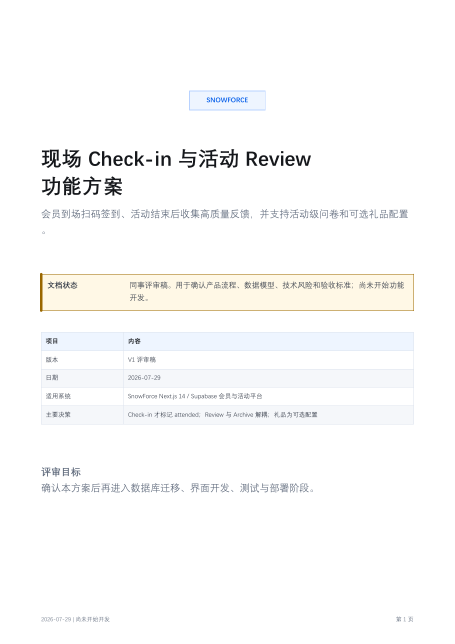
#> input picture tmp/pdfs/rendered/page-01.png, 910 x 1287 px (shown at 1/2 size); its folder holds only this picture in this run
$ python build_contact_sheet.py
#> lines starting #> are read from the running program, lines starting #| are printed output that depends on the picture
from math import ceil
from pathlib import Path

from PIL import Image, ImageDraw


files = sorted(Path("tmp/pdfs/rendered").glob("page-*.png"))
thumbs = []
width = 420
gap = 18
label_height = 28

for index, file_path in enumerate(files):
    image = Image.open(file_path).convert("RGB")
#> image is the input picture: PIL image 910x1287 RGB; mean R, G, B 250.4, 250.5, 250.2
    height = round(image.height * width / image.width)
#> height = 594
    image = image.resize((width, height))
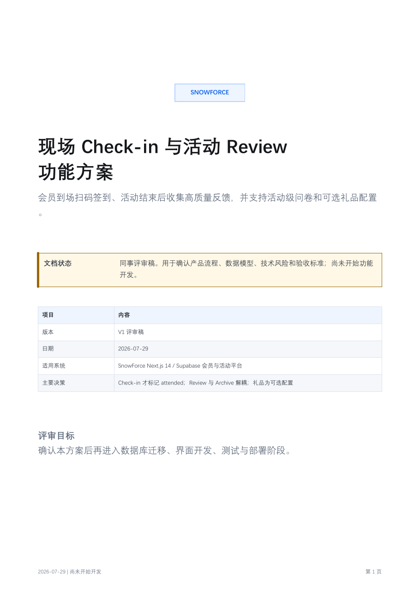
#> image: PIL image 420x594 RGB; mean R, G, B 250.3, 250.4, 250.1
    canvas = Image.new("RGB", (width, height + label_height), "white")
#> canvas: PIL image 420x622 RGB; every value is 255
    canvas.paste(image, (0, label_height))
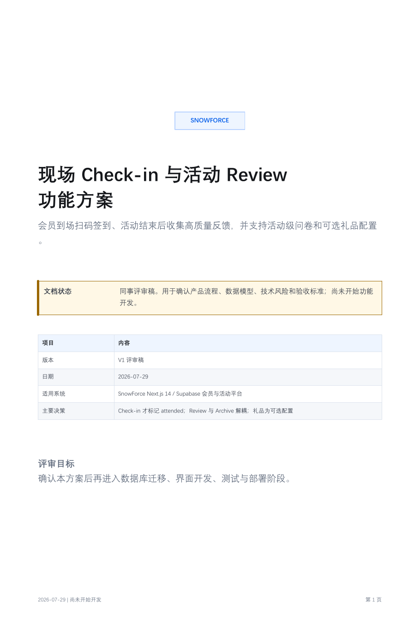
#> canvas: PIL image 420x622 RGB; mean R, G, B 250.5, 250.6, 250.3
    ImageDraw.Draw(canvas).text((8, 6), f"Page {index + 1}", fill="black")
    thumbs.append(canvas)

columns = 3
rows = ceil(len(thumbs) / columns)
#> rows = 1
cell_height = max(image.height for image in thumbs)
#> cell_height = 622
sheet = Image.new(
    "RGB",
    (columns * width + (columns + 1) * gap, rows * cell_height + (rows + 1) * gap),
    (225, 229, 236),
)
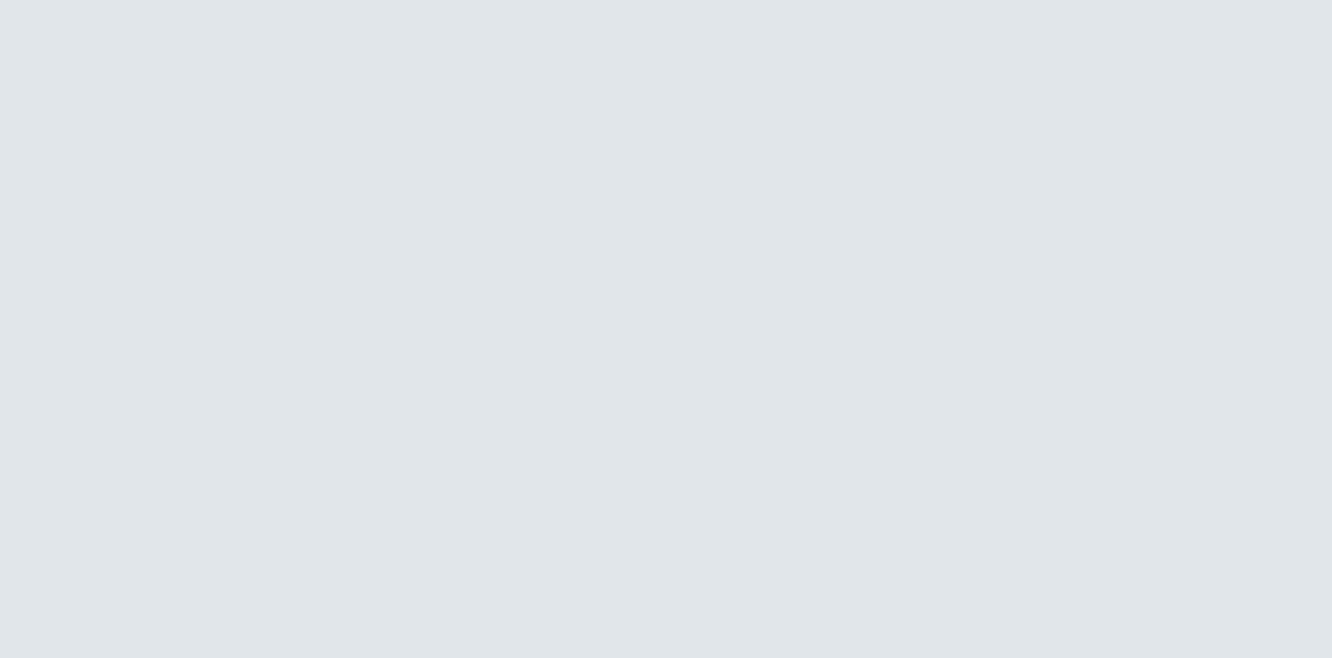
#> sheet: PIL image 1332x658 RGB; mean R, G, B 225, 229, 236

for index, image in enumerate(thumbs):
    x = gap + (index % columns) * (width + gap)
    y = gap + (index // columns) * (cell_height + gap)
    sheet.paste(image, (x, y))
#> this loop made 1 pass
#> (x, y) on pass 1: (18, 18)
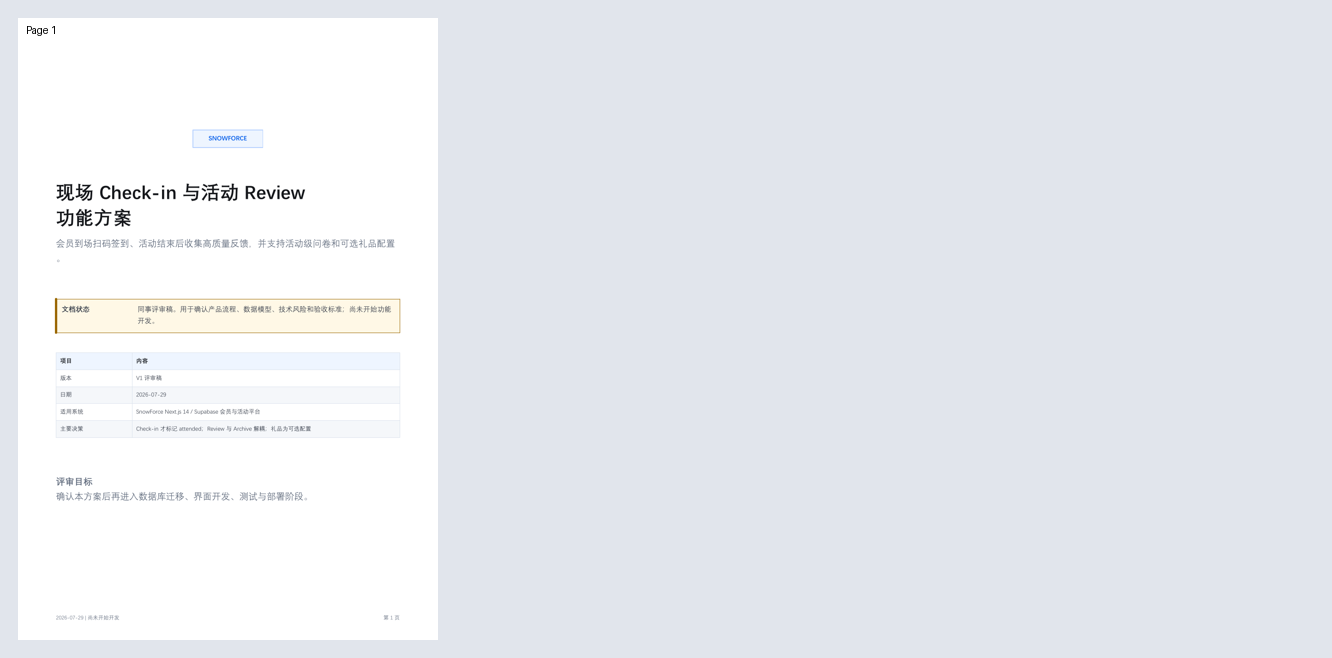
#> sheet: PIL image 1332x658 RGB; mean R, G, B 232.6, 235.4, 240.3

sheet.save("tmp/pdfs/rendered/contact-sheet.png")

$ run again, on tmp/pdfs/rendered/page-05.png
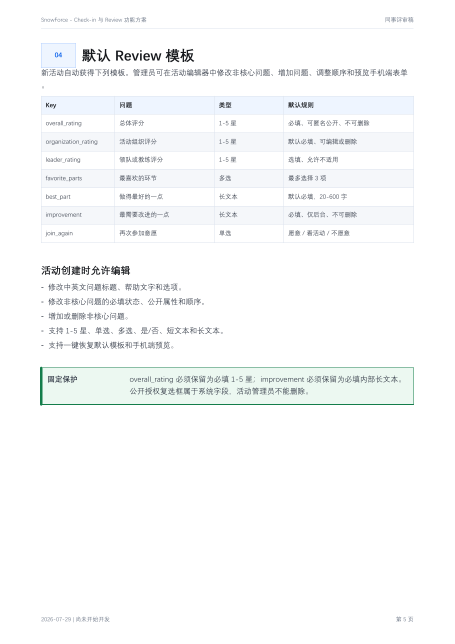
#> input picture tmp/pdfs/rendered/page-05.png, 910 x 1287 px (shown at 1/2 size)
#> image is the input picture: PIL image 910x1287 RGB; mean R, G, B 248.8, 250, 250.3
#> image: PIL image 420x594 RGB
#> `canvas.paste(image, (0, label_height))`:
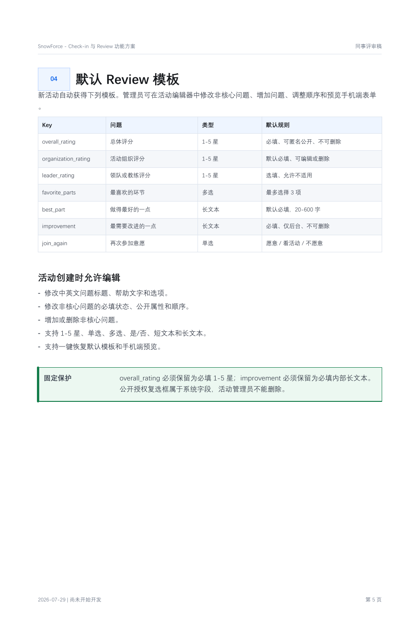
#> canvas: PIL image 420x622 RGB; mean R, G, B 249, 250.2, 250.5
#> rows = 1
#> cell_height = 622
#> the loop `for index, image in enumerate(thumbs):` made 1 pass
#> (x, y) on pass 1: (18, 18)
#> after the loop `for index, image in enumerate(thumbs):`:
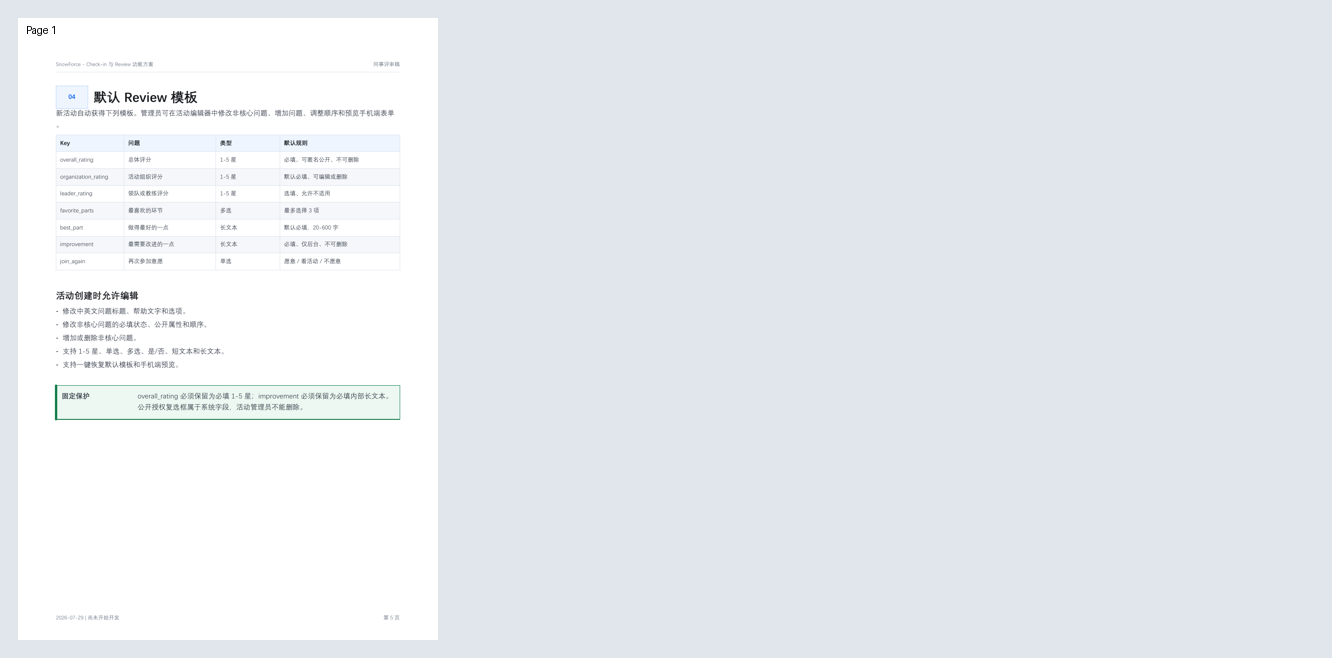
#> sheet: PIL image 1332x658 RGB; mean R, G, B 232.1, 235.3, 240.3

$ run again, on tmp/pdfs/rendered/page-06.png
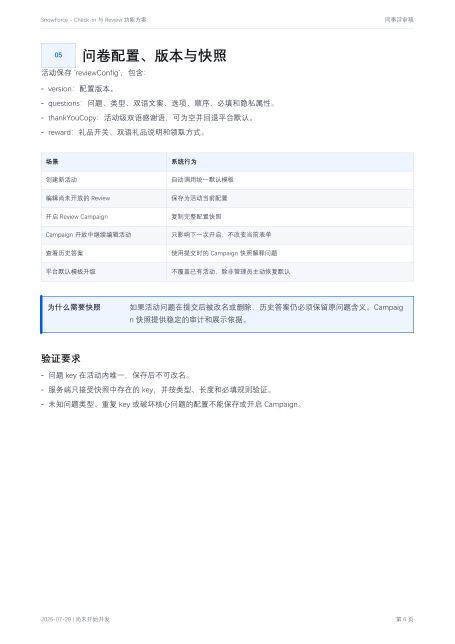
#> input picture tmp/pdfs/rendered/page-06.png, 910 x 1287 px (shown at 1/2 size)
#> image is the input picture: PIL image 910x1287 RGB; mean R, G, B 248.9, 249.8, 251.2
#> image: PIL image 420x594 RGB
#> `canvas.paste(image, (0, label_height))`:
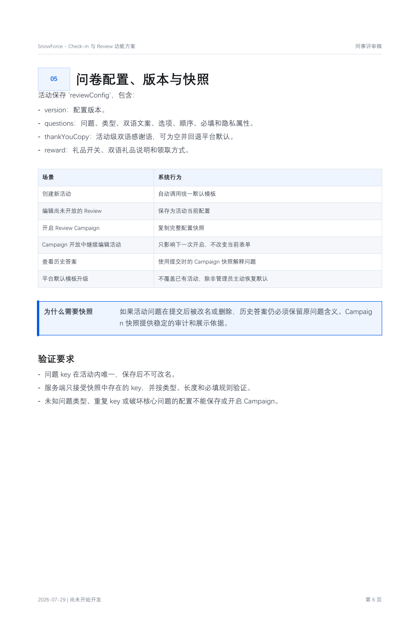
#> canvas: PIL image 420x622 RGB; mean R, G, B 249.1, 250, 251.3
#> rows = 1
#> cell_height = 622
#> the loop `for index, image in enumerate(thumbs):` made 1 pass
#> (x, y) on pass 1: (18, 18)
#> after the loop `for index, image in enumerate(thumbs):`:
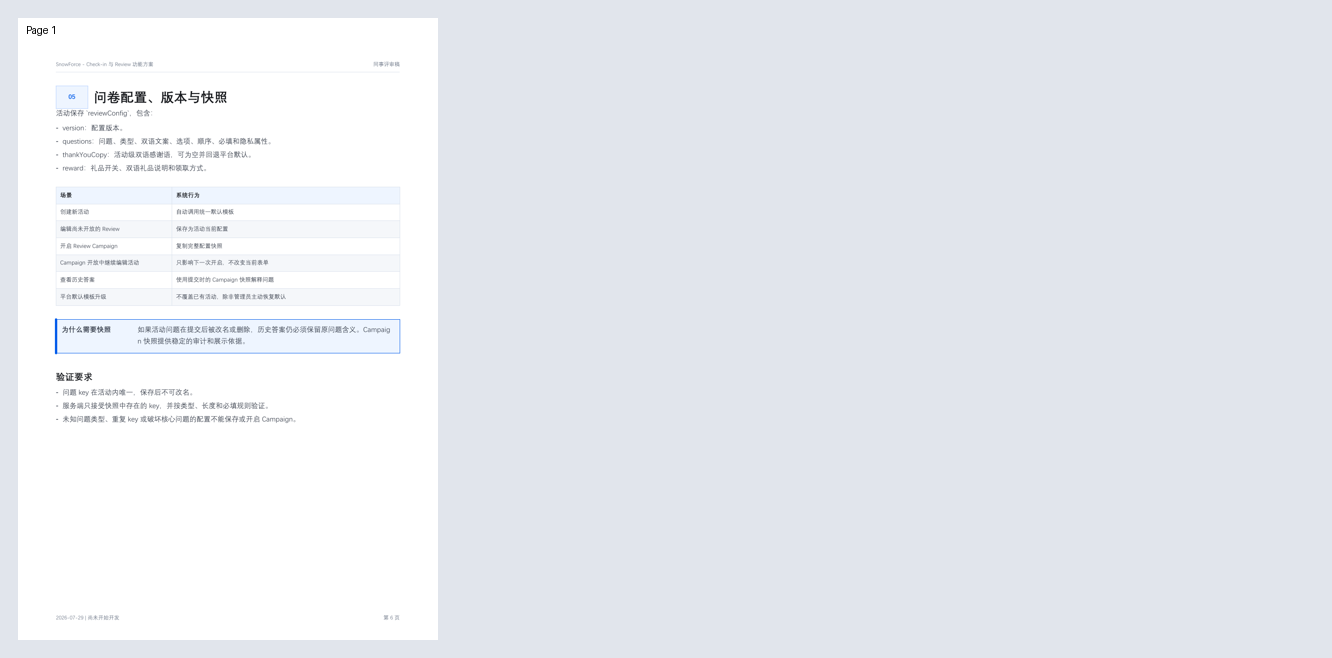
#> sheet: PIL image 1332x658 RGB; mean R, G, B 232.2, 235.2, 240.5

$ run again, on tmp/pdfs/rendered/page-07.png
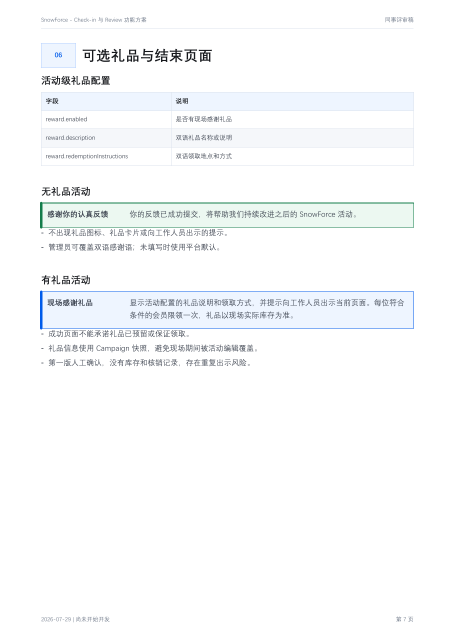
#> input picture tmp/pdfs/rendered/page-07.png, 910 x 1287 px (shown at 1/2 size)
#> image is the input picture: PIL image 910x1287 RGB; mean R, G, B 248.7, 250.1, 251
#> image: PIL image 420x594 RGB
#> `canvas.paste(image, (0, label_height))`:
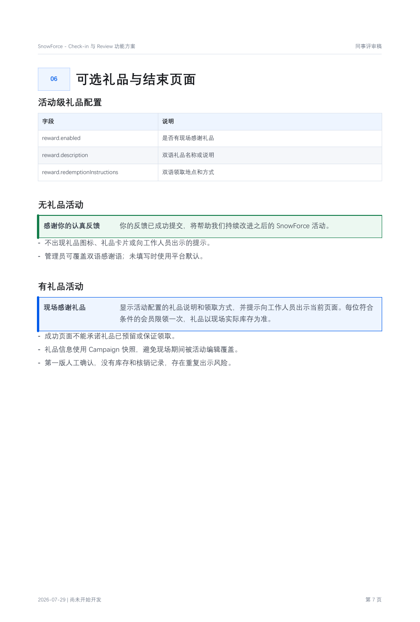
#> canvas: PIL image 420x622 RGB; mean R, G, B 248.9, 250.2, 251.1
#> rows = 1
#> cell_height = 622
#> the loop `for index, image in enumerate(thumbs):` made 1 pass
#> (x, y) on pass 1: (18, 18)
#> after the loop `for index, image in enumerate(thumbs):`:
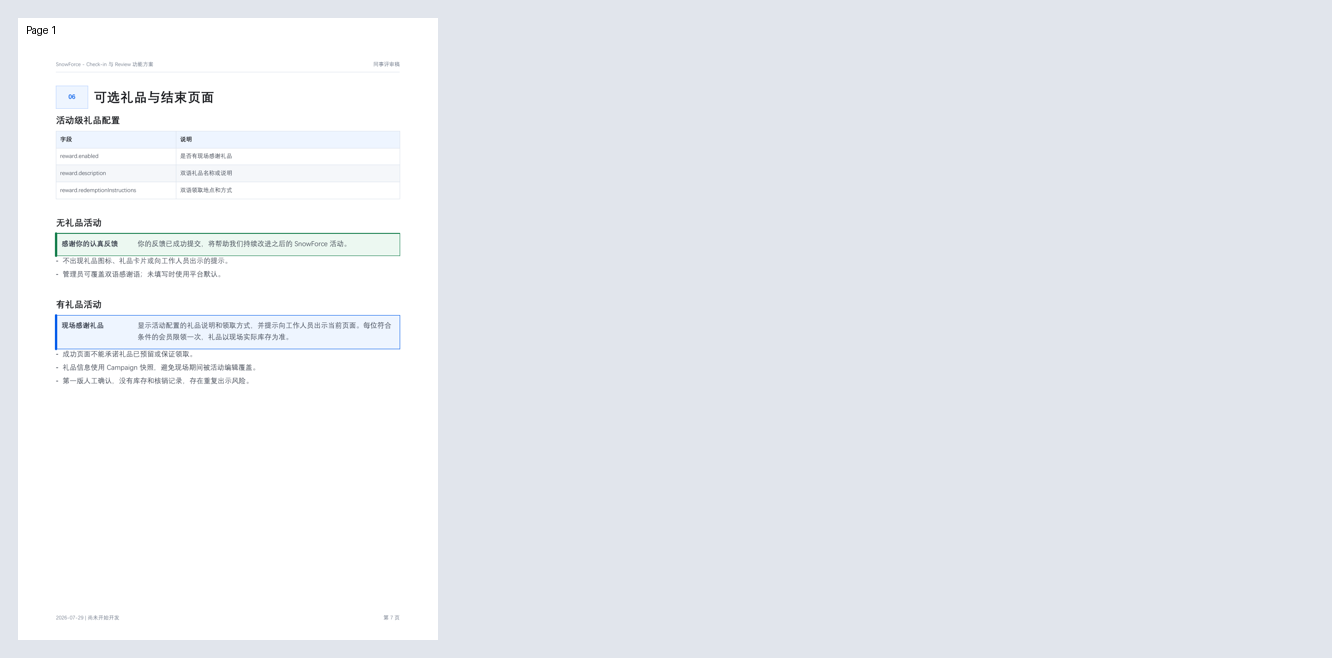
#> sheet: PIL image 1332x658 RGB; mean R, G, B 232.1, 235.3, 240.5

$ run again, on tmp/pdfs/rendered/page-02.png
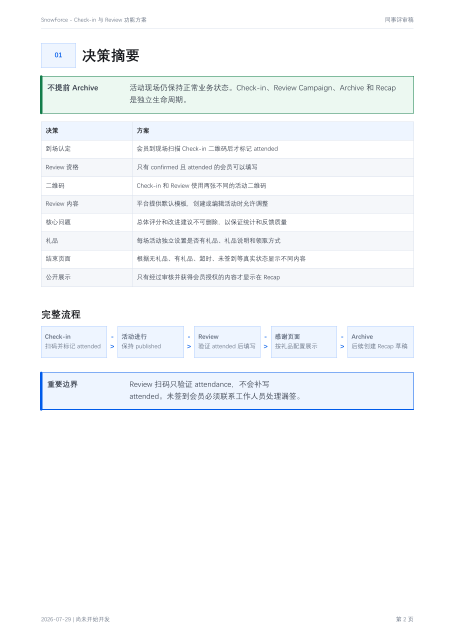
#> input picture tmp/pdfs/rendered/page-02.png, 910 x 1287 px (shown at 1/2 size)
#> image is the input picture: PIL image 910x1287 RGB; mean R, G, B 247.4, 249.4, 250.9
#> image: PIL image 420x594 RGB
#> rows = 1
#> cell_height = 622
#> the loop `for index, image in enumerate(thumbs):` made 1 pass
#> (x, y) on pass 1: (18, 18)
#> after the loop `for index, image in enumerate(thumbs):`:
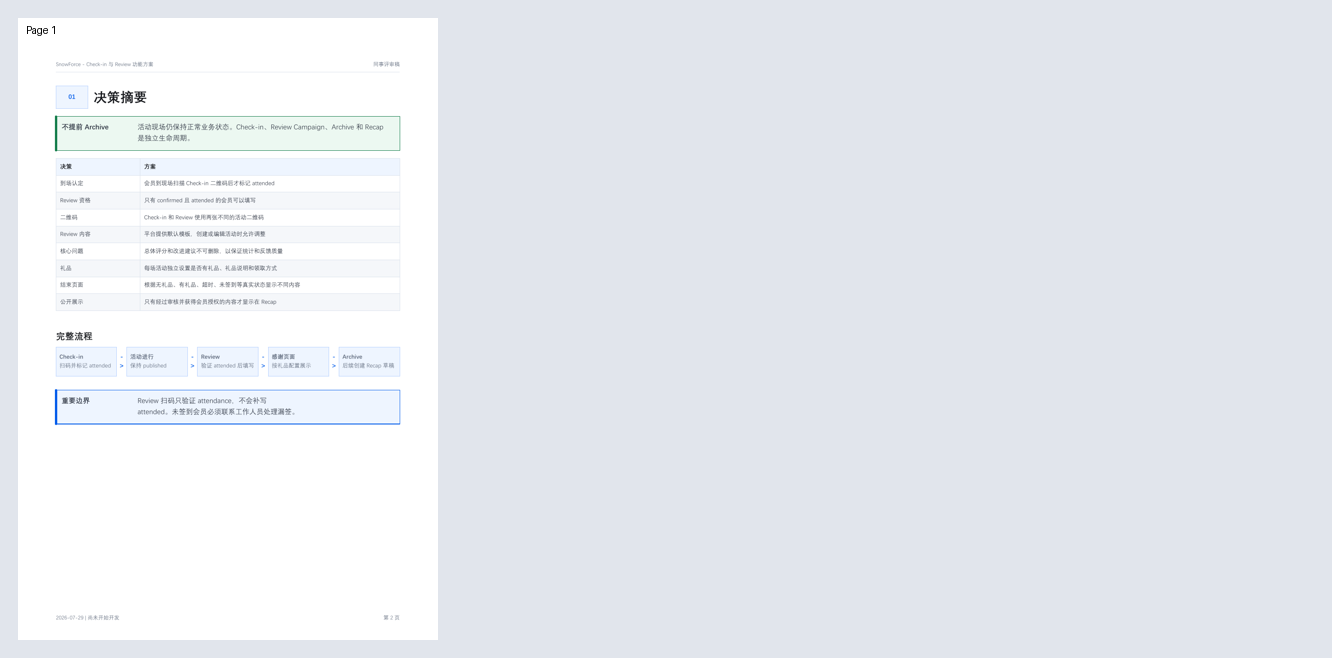
#> sheet: PIL image 1332x658 RGB; mean R, G, B 231.7, 235.1, 240.5
